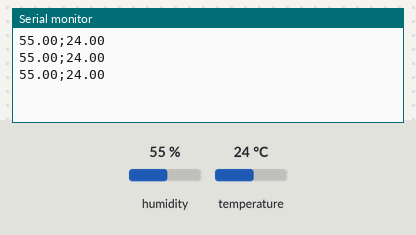
Recording of a sketch running on a simulated Arduino Uno, built with avr-gcc and run on an emulated ATmega328P. On the bench: the last lines printed to the serial monitor. The test bench sets the inputs (shaded band); at power-on: humidity 55 %, temperature 24 °C.

Above: at 3.8 s.
3.9 s: humidity set to 22 %
At 5.6 s:
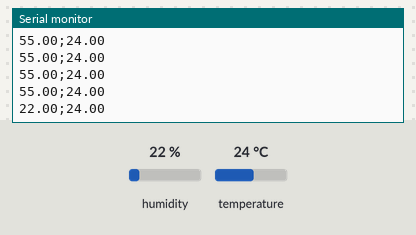
6.7 s: temperature set to 12 °C
At 7.3 s:
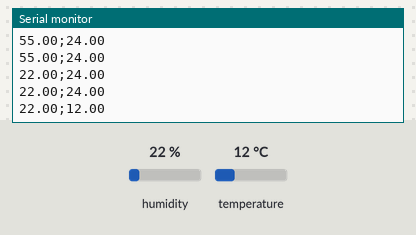
9.5 s: humidity set to 40 %
At 10.8 s:
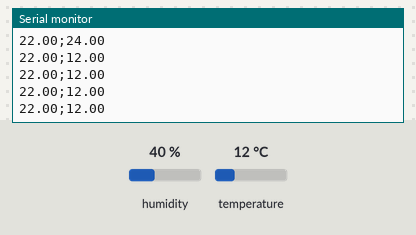
Timing chart, 0 to 12.5 s (numbered marks = the images above; inputs shaded):
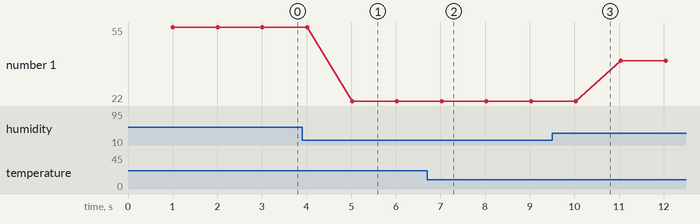

The sketch:

humidity_temperature.ino
```cpp
// Example testing sketch for various DHT humidity/temperature sensors
// Written by ladyada, public domain
// REQUIRES the following Arduino libraries:
// - DHT Sensor Library: https://github.com/adafruit/DHT-sensor-library
// - Adafruit Unified Sensor Lib: https://github.com/adafruit/Adafruit_Sensor
#include "DHT.h"
#define DHTPIN 2 // Digital pin connected to the DHT sensor
// Feather HUZZAH ESP8266 note: use pins 3, 4, 5, 12, 13 or 14 --
// Pin 15 can work but DHT must be disconnected during program upload.
// Uncomment whatever type you're using!
//#define DHTTYPE DHT11 // DHT 11
#define DHTTYPE DHT22 // DHT 22 (AM2302), AM2321
//#define DHTTYPE DHT21 // DHT 21 (AM2301)
// Initialize DHT sensor.
DHT dht(DHTPIN, DHTTYPE);

void setup() {
Serial.begin(9600);
//Serial.println(F("DHTxx test!"));
dht.begin();
}
void loop() {
// Wait a few seconds between measurements.
delay(1000);
// Reading temperature or humidity takes about 250 milliseconds!
// Sensor readings may also be up to 2 seconds 'old' (its a very slow sensor)
float h = dht.readHumidity();
// Read temperature as Celsius (the default)
float t = dht.readTemperature();
// Read temperature as Fahrenheit (isFahrenheit = true)
float f = dht.readTemperature(true);
// Check if any reads failed and exit early (to try again).
if (isnan(h) || isnan(t) || isnan(f)) {
Serial.println(F("Failed to read from DHT sensor!"));
return;
}
// Compute heat index in Fahrenheit (the default)
float hif = dht.computeHeatIndex(f, h);
// Compute heat index in Celsius (isFahreheit = false)
float hic = dht.computeHeatIndex(t, h, false);
//Serial.print(F("Humidity: "));
Serial.print(h);
Serial.print(F(";"));
Serial.println(t);
//Serial.print(F("°C "));
//Serial.print(f);
//Serial.print(F("°F Heat index: "));
//Serial.print(hic);
//Serial.print(F("°C "));
//Serial.print(hif);
//Serial.println(F("°F"));
}
```

Measured:
- after the input at 3.9 s, the serial monitor: prints a new line after 1.1 s (image 1)
- after the input at 6.7 s, the serial monitor: prints a new line after 0.33 s (image 2)
- plotted number 1: 55 → 22 after the input at 3.9 s, 22 → 40 after the input at 9.5 s
